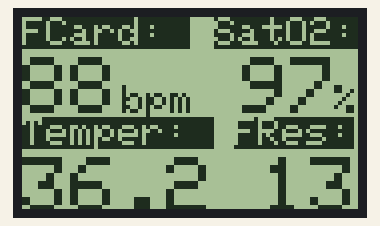
A sketch run on a simulated Arduino Mega 2560, built with avr-gcc and run on an emulated ATmega2560. Shown: 84×48 one-colour display.

Above: at 22.2 s.

The sketch:

sketch_apr05a.ino
```cpp
#include <SPI.h>
#include <Adafruit_GFX.h>
#include <Adafruit_PCD8544.h>

/* Declare LCD object for SPI
 Adafruit_PCD8544(CLK,DIN,D/C,CE,RST); */ ///
Adafruit_PCD8544 display = Adafruit_PCD8544(18, 23, 4, 5, 2);
int contrastValue = 60; // Default Contrast Value


void setup()
{
  /* Initialize the Display*/

}

void loop()
{
   display.begin();

  /* Change the contrast using the following API*/
  display.setContrast(contrastValue);

  /* Clear the buffer */
  display.clearDisplay();
  display.display();
  delay(1000);

  /* Now let us display some text */
  display.setTextColor(WHITE, BLACK);
  display.setCursor(0,0);
  display.setTextSize(1);
  display.println("FCard: ");
  display.setTextColor(BLACK);
  display.setCursor(30,0);
  display.setTextSize(1);
  display.println(" ");
  display.setTextColor(WHITE, BLACK);
  display.setCursor(48,0);
  display.setTextSize(1);
  display.println("SatO2:");


  display.setTextColor(BLACK);
  display.setTextSize(2);
  display.setCursor(0,10);
  display.println("88");
  display.setTextSize(1);
  display.setCursor(25,17);
  display.println("bpm");

  display.setTextSize(2);
  display.setCursor(55,10);
  display.println("97");
  display.setTextSize(1);
  display.setCursor(78,17);
  display.println("%");

    //2da linea
  display.setTextColor(WHITE, BLACK);
  display.setCursor(0,25);
  display.setTextSize(1);
  display.println("Temper: ");
  display.setTextColor(BLACK);
  display.setCursor(25,25);
  display.setTextSize(1);
  display.println(" ");
  display.setTextColor(WHITE, BLACK);
  display.setCursor(53,25);
  display.setTextSize(1);
  display.println("FRes:");


  display.setTextColor(BLACK);
  display.setTextSize(2);
  display.setCursor(0,35);
  display.println("36.2");
  display.setTextSize(1);
  display.setCursor(25,40);
  display.println("");

  display.setTextSize(2);
  display.setCursor(60,35);
  display.println("13");
  display.setTextSize(1);
  display.setCursor(75,40);
  //display.println("C");


  display.display();
  delay(20000); /* You can implement your own display logic here*/
}
```

Measured:
- what the display in image 0 shows lasts 20.1 s, from 22.1 s to 42.2 s
